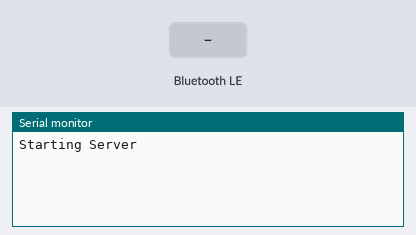
This sketch was run on a simulated ESP32. Shown: the last lines printed to the serial monitor. Inputs (shaded band) come from the test bench. Nothing arrives over Bluetooth unless stated; a phone connects over Bluetooth LE 3 s after start.

Above: at 1.2 s.
1.3 s: Bluetooth LE write "1" received
At 2.4 s:
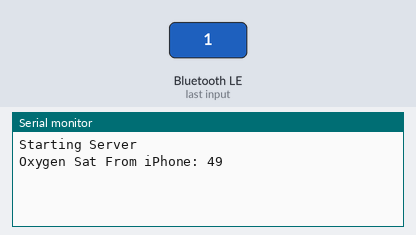
4.3 s: Bluetooth LE write "1" received
At 4.7 s:
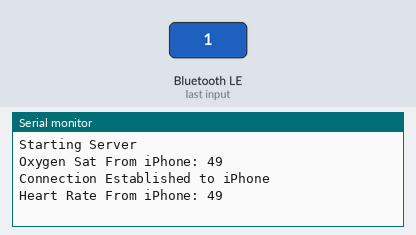
5.8 s: Bluetooth LE write "0" received
At 7.0 s:
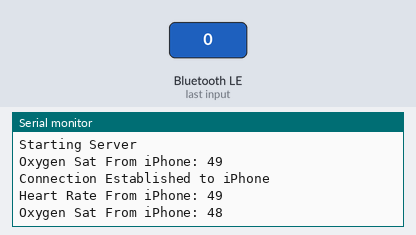
7.3 s: Bluetooth LE write "0" received
At 8.2 s:
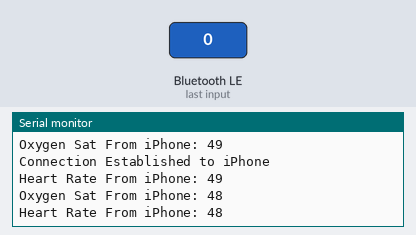

Measured:
- after the input at 1.3 s, the serial monitor: prints a new line at once (image 1)
- after the input at 4.3 s, the serial monitor: prints a new line at once (image 2)
- after the input at 5.8 s, the serial monitor: prints a new line at once (image 3)
- after the input at 7.3 s, the serial monitor: prints a new line at once (image 4)

The sketch:

BLE_server.ino
```cpp
#include "BLE_Driver.h"

void setup() {
  BLEServerInit();
}

void loop() {
  // put your main code here, to run repeatedly:
  delay(2000);
}
```

BLE_Driver.cpp
```cpp
/*
    Based on Neil Kolban example for IDF: https://github.com/nkolban/esp32-snippets/blob/master/cpp_utils/tests/BLE%20Tests/SampleServer.cpp
    Ported to Arduino ESP32 by Evandro Copercini
    updates by chegewara
*/
#include "BLE_Driver.h"

// Global Varibles Declared in headerfile

volatile uint8_t OXYGEN_SAT = 0;
volatile uint8_t HEART_RATE = 0;
volatile uint8_t DEVICE_CONNECTED = 0;

// Define Server Callback Handlers
class ventCallback: public BLEServerCallbacks {
  void onConnect(BLEServer* pServer) {
    // Device Connected
    DEVICE_CONNECTED = 1;
    Serial.println("Connection Established to iPhone");
  }
  void onDisconnect(BLEServer* pServer) {
    // Device Disconnected
    DEVICE_CONNECTED = 0;
    Serial.println("Connection to iPhone Terminated");
    // ReEstablish Advertising
    beginAdvertising();
  }
};

// Define Characteristic CallBack Handelers
class oxygenCallback: public BLECharacteristicCallbacks {
  // Define Read and Write Subroutines
  void onRead(BLECharacteristic* pCharacteristic) {
  }
  void onWrite(BLECharacteristic* pCharacteristic) {
    uint8_t new_ox_sat;
    try {
      new_ox_sat = *(pCharacteristic->getData());
      OXYGEN_SAT = new_ox_sat;
      Serial.print("Oxygen Sat From iPhone: ");
      Serial.println(OXYGEN_SAT);
    }
    catch(std::invalid_argument) {
    Serial.println("ERROR: Unreconized Characteristic Input");
    pCharacteristic->setValue(std::to_string(OXYGEN_SAT));
    }

  }
};

class heartRateCallback: public BLECharacteristicCallbacks {
  // Define Read and Write Subroutines
  void onRead(BLECharacteristic* pCharacteristic) {

  }
  void onWrite(BLECharacteristic* pCharacteristic){
    uint8_t new_hr;
    try {
      new_hr = *(pCharacteristic->getData());
      HEART_RATE = new_hr;
      Serial.print("Heart Rate From iPhone: ");
      Serial.println(HEART_RATE);
    }
    catch(std::invalid_argument) {
    Serial.println("ERROR: Unreconized Characteristic Input");
    pCharacteristic->setValue(std::to_string(HEART_RATE));
    }
  }
};

void CheckBLEStatus(void);

void BLEServerInit(void)
{
  // Serial for debugging
  Serial.begin(115200);
  Serial.println("Starting Server");

  // Define BLE Server
  BLEDevice::init("Ventigator BLE Server");
  BLEServer *ventServer = BLEDevice::createServer();

  // Link Callback Handeler to BLEServer
  ventServer->setCallbacks(new ventCallback());

  // Define Main Service
  BLEService *ventService = ventServer->createService(SERVICE_UUID);

  // Define Characteristics
  // Oxygen Saturation
  BLECharacteristic *oxygen_sat_char = ventService->createCharacteristic(
                                                    O2_CHARACTERISTIC_UUID,
                                                    BLECharacteristic::PROPERTY_READ |
                                                    BLECharacteristic::PROPERTY_WRITE);
  // Heart Rate
  BLECharacteristic *heart_rate_char = ventService->createCharacteristic(
                                                    HR_CHARACTERISTIC_UUID,
                                                    BLECharacteristic::PROPERTY_READ |
                                                    BLECharacteristic::PROPERTY_WRITE);

  // Initalize Characteristc Values
  oxygen_sat_char->setValue("0");
  heart_rate_char->setValue("0");

  // Link Callback Handlers to Characterstics
  oxygen_sat_char->setCallbacks(new oxygenCallback());
  heart_rate_char->setCallbacks(new heartRateCallback());

  // Start Main Service
  ventService->start();

  //BLEAdvertising *pAdvertising = pServer->getAdvertising();  // this still is working for backward compatibility

  beginAdvertising();

}

void beginAdvertising(void) {
  // Start Advertising Server
  BLEAdvertising *pAdvertising = BLEDevice::getAdvertising();
  pAdvertising->addServiceUUID(SERVICE_UUID);
  pAdvertising->setScanResponse(true);
  pAdvertising->setMinPreferred(0x06);  // functions that help with iPhone connections issue
  pAdvertising->setMinPreferred(0x12);
  BLEDevice::startAdvertising();
}
```

BLE_Driver.h
```cpp
#ifndef BLE_DRIVER_H
#define BLE_DRIVER_H

#include <BLEDevice.h>
#include <BLEUtils.h>
#include <BLEServer.h>
#include <string>
#include <Arduino.h>

// See the following for generating UUIDs:
// https://www.uuidgenerator.net/

#define SERVICE_UUID            "4fafc201-1fb5-459e-8fcc-c5c9c331914b"
#define O2_CHARACTERISTIC_UUID  "beb5483e-36e1-4688-b7f5-ea07361b26a8"
#define HR_CHARACTERISTIC_UUID  "9992a1aa-4b52-11ed-bdc3-0242ac120002"

// Global Varibles used in this scope

extern volatile uint8_t DEVICE_CONNECTED;
extern volatile uint8_t OXYGEN_SAT;
extern volatile uint8_t HEART_RATE;

// Function prototypes
void BLEServerInit(void);
void CheckBLE_Status(void);
void beginAdvertising(void);

#endif
```
